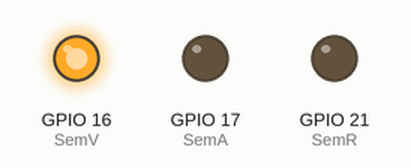
Simulated run of this sketch. Board: ESP32. Parts: output pins drawn as LEDs (lit = HIGH).

Above: at 1.0 s.
At 2.07 s:
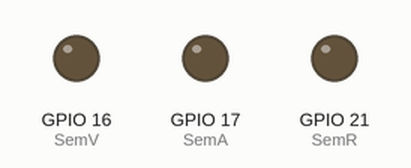
At 2.22 s:
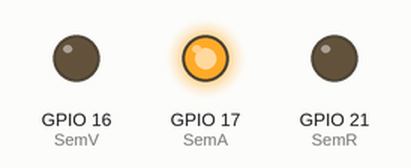
At 3.5 s:
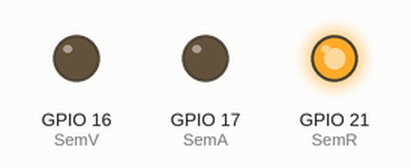
Timing chart, 0 to 5.9 s (numbered marks = the images above):
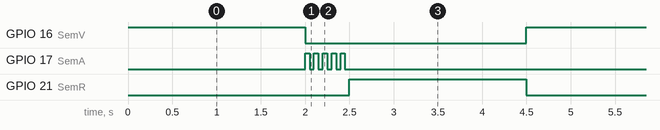

The sketch:

RTOS_semaforo.ino
```cpp
#if CONFIG_FREERTOS_UNICORE

static const BaseType_t app_cpu = 0;

#else

static const BaseType_t app_cpu = 1;

#endif

#define SemV 16
#define SemA 17
#define SemR 21

//====================================================
// TAREA PARA GPIO 16 - 1 Hz
//====================================================

void verde(void *parameter){

  while(1){

    digitalWrite(SemV, HIGH);
    vTaskDelay(2000 / portTICK_PERIOD_MS);

    digitalWrite(SemV, LOW);

    vTaskDelay(2500 / portTICK_PERIOD_MS);

  }

}


//====================================================
// TAREA PARA GPIO 17 - 2 Hz
//====================================================

void amarillo(void *parameter){
  int i = 0;
  while(1){
    vTaskDelay(2000 / portTICK_PERIOD_MS);
    while(i<5){
    digitalWrite(SemA, HIGH);

    vTaskDelay(50 / portTICK_PERIOD_MS);

    digitalWrite(SemA, LOW);

    vTaskDelay(50 / portTICK_PERIOD_MS);
    i++;
    }

    i=0;
    vTaskDelay(2000 / portTICK_PERIOD_MS);
  }

}

void rojo(void *parameter){

  while(1){
    vTaskDelay(2500 / portTICK_PERIOD_MS);
    digitalWrite(SemR, HIGH);
    vTaskDelay(2000 / portTICK_PERIOD_MS);
    digitalWrite(SemR, LOW);


  }

}


void setup() {

  // Configuración de pines

  pinMode(SemV, OUTPUT);
  pinMode(SemA, OUTPUT);
  pinMode(SemR, OUTPUT);

  Serial.begin(9600);
  //==================================================
  // CREAR TAREA GPIO 16
  //==================================================

  xTaskCreatePinnedToCore(

    verde,       // función a llamar
    "verde",    // nombre de tarea
    1024,              // tamaño de pila
    NULL,              // parámetro
    1,                 // prioridad
    NULL,              // identificador de tarea
    app_cpu            // núcleo
  );


  //==================================================
  // CREAR TAREA GPIO 17
  //==================================================

  xTaskCreatePinnedToCore(

    amarillo,       // función a llamar
    "amarillo",    // nombre de tarea
    1024,              // tamaño de pila
    NULL,              // parámetro
    1,                 // prioridad
    NULL,              // identificador de tarea
    app_cpu             // núcleo
  );

  //==================================================
  // CREAR TAREA BOTON
  //==================================================

  xTaskCreatePinnedToCore(

    rojo,       // función a llamar
    "rojo",    // nombre de tarea
    1024,              // tamaño de pila
    NULL,              // parámetro
    1,                 // prioridad
    NULL,              // identificador de tarea
    app_cpu             // núcleo
  );

}


void loop() {

  // El trabajo se realiza mediante las tareas de FreeRTOS.

}
```

Measured:
- by itself, GPIO 16 (SemV), GPIO 21 (SemR): alternates HIGH for 2.0 s and LOW for 2.5 s
- by itself, GPIO 17 (SemA): repeats every 4.5 s: 4 × (LOW 0.05 s, HIGH 0.05 s), LOW 4.1 s, HIGH 0.05 s
- by itself, everything shown: repeats every 4.5 s, in 13 steps
